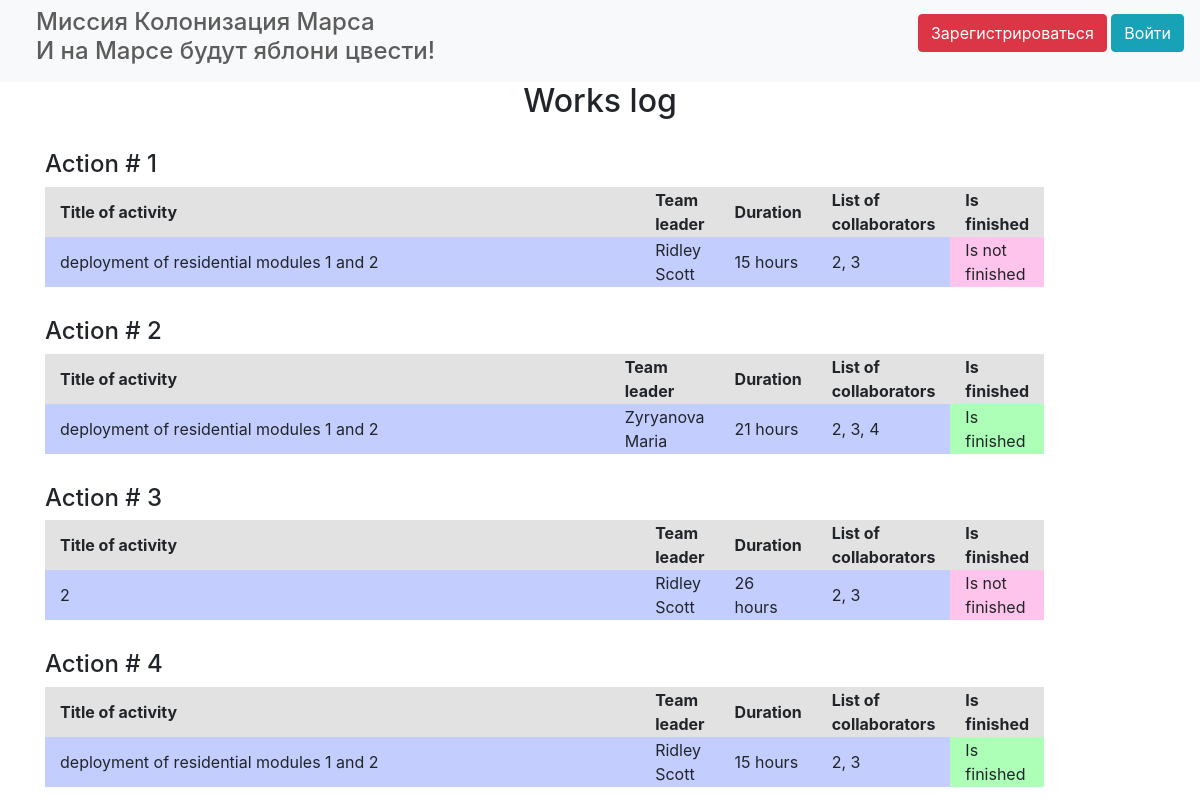
Before: / with the older database file.
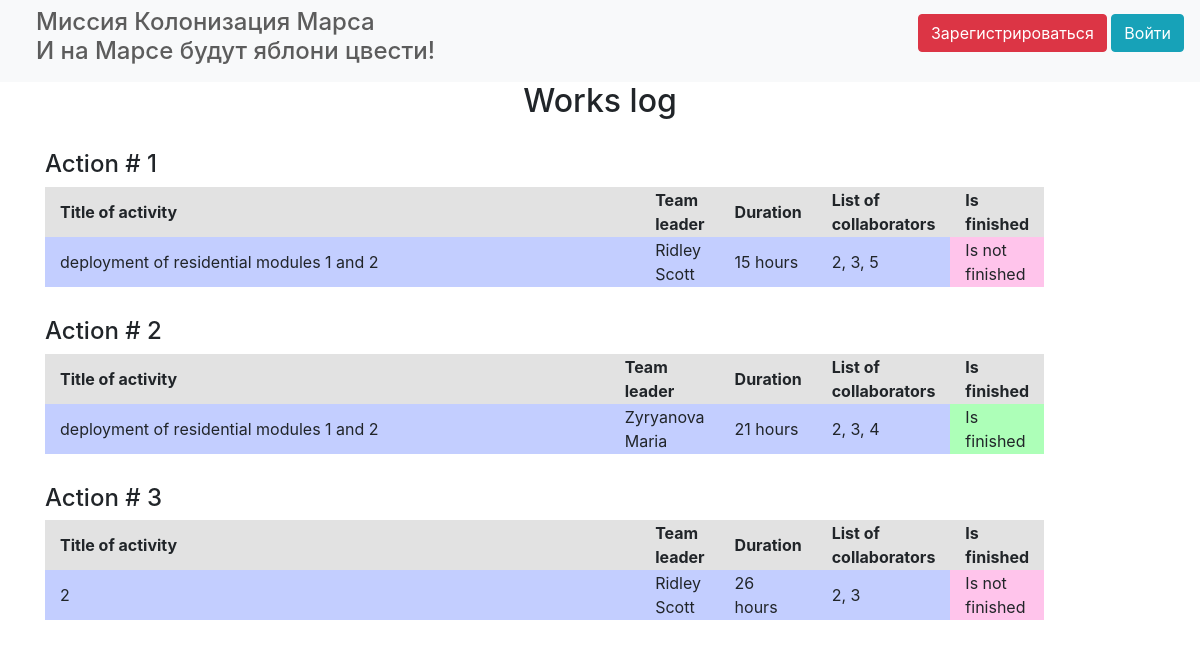
After: the same page with the newer database file.
### data/jobs.py (models this page shows)
class Jobs(SqlAlchemyBase):
    __tablename__ = 'job'
    id = sqlalchemy.Column(sqlalchemy.Integer, primary_key=True, autoincrement=True)
    team_leader = sqlalchemy.Column(sqlalchemy.Integer,
                                    sqlalchemy.ForeignKey("users.id"))
    job = sqlalchemy.Column(sqlalchemy.Text)
    work_size = sqlalchemy.Column(sqlalchemy.Integer, nullable=True)
    collaborators = sqlalchemy.Column(sqlalchemy.String, nullable=True)
    start_date = sqlalchemy.Column(sqlalchemy.DateTime, nullable=True)
    end_date = sqlalchemy.Column(sqlalchemy.DateTime, nullable=True)
    is_finished = sqlalchemy.Column(sqlalchemy.Boolean, nullable=True)
    user = orm.relation("User")

### data/users.py (models this page shows, shortened)
class User(SqlAlchemyBase, UserMixin):
    __tablename__ = 'users'
    id = sqlalchemy.Column(sqlalchemy.Integer, primary_key=True, autoincrement=True)
    surname = sqlalchemy.Column(sqlalchemy.String, nullable=True)
    name = sqlalchemy.Column(sqlalchemy.String)
    age = sqlalchemy.Column(sqlalchemy.Integer, nullable=True)
    position = sqlalchemy.Column(sqlalchemy.String, nullable=True)
    speciality = sqlalchemy.Column(sqlalchemy.String, nullable=True)
    address = sqlalchemy.Column(sqlalchemy.String, nullable=True)
    email = sqlalchemy.Column(sqlalchemy.String, index=True, unique=True, nullable=True)
    hashed_password = sqlalchemy.Column(sqlalchemy.String, nullable=True)
    modified_date = sqlalchemy.Column(sqlalchemy.DateTime, default=datetime.datetime.now)
    jobs = orm.relation("Jobs", back_populates='user')

### main.py (the view)
@app.route("/")
def works_log():
    session = db_session.create_session()
    jobs = session.query(Jobs).all()
    return render_template("works_log.html", jobs=jobs)

### data/db_session.py (called while the page is built)
def create_session() -> Session:
    global __factory
    return __factory()

### templates/works_log.html
{% extends "base.html" %}
{% block content %}
    <h2 class="text-center">Works log</h2>
    {% for job in jobs %}
        <h4 style="margin-top: 30px">Action # {{ job.id }}</h4>
        <table width="90%">
            <thead>
                <tr style="background-color: rgba(221,221,221,0.83)">
                    <th class="col">Title of activity</th>
                    <th class="col">Team leader</th>
                    <th class="col">Duration</th>
                    <th class="col">List of collaborators</th>
                    <th class="col-2">Is finished</th>
                </tr>
            </thead>
            <tbody>
                <tr style="padding: 10px">
                    <td class="col" style="background-color:
                     rgba(183,196,255,0.83)">{{ job.job }}</td>
                    <td class="col" style="background-color:
                    rgba(183,196,255,0.83)">{{ job.user.name}} {{ job.user.surname }}</td>
                    <td class="col" style="background-color:
                    rgba(183,196,255,0.83)">{{ job.work_size}} hours</td>
                    <td class="col" style="background-color:
                     rgba(183,196,255,0.83)">{{ job.collaborators }}</td>
                    {% if job.is_finished %}
                        <td class="col-2" style="background-color: rgba(157,255,170,0.83)">Is finished</td>
                    {% else %}
                        <td class="col-2" style="background-color: rgba(255,184 ,231,0.83)">Is not finished</td>
                    {% endif %}
                </tr>
            </tbody>
        </table>
    {% endfor %}
{% endblock %}

### templates/base.html (shortened to what this page needs)
<!doctype html>
<html lang="en">
<head>
    <link rel="stylesheet"
          href="https://stackpath.bootstrapcdn.com/bootstrap/4.4.1/css/bootstrap.min.css"
>
    <link rel="stylesheet" type="text/css" href="/static/css/style.css" />
</head>
<body>
<header>
    <nav class="navbar navbar-light bg-light">
        <h4 class="style">Миссия Колонизация Марса
            <br>И на Марсе будут яблони цвести!</h4>
        {% if current_user.is_authenticated %}
            <a class="navbar-brand" href="/logout">{{ current_user.name }}</a>
        {% else %}
            <p>
                <a class="btn btn-danger" href="/register">Зарегистрироваться</a>
                <a class="btn btn-info" href="/login">Войти</a>
            </p>
        {% endif %}
    </nav>
</header>
<main role="main" class="container">
    {% block content %}{% endblock %}
</main>
</body>
</html>

### static/css/style.css (style rules this page uses)
.style { padding-left: 20px; color: #5c5c5c; }

Changed rows visible on the page:
removed Jobs: id "4", job "deployment of residential modules 1 and 2", user.name "Ridley", user.surname "Scott", work_size "15", collaborators "2, 3", is_finished "Is finished"
changed Jobs id 1: collaborators "2, 3" → "2, 3, 5"
